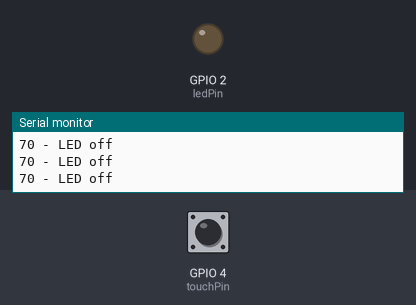
Simulated run of this program. Board: ESP32. Parts: output pins drawn as LEDs (lit = HIGH), the last lines printed to the serial monitor. Inputs (shaded band) come from the test bench; at power-on: GPIO 4 (touchPin) HIGH.

Above: at 2.2 s.
2.3 s: GPIO 4 (touchPin) pulled LOW for 0.6 s
At 2.9 s:
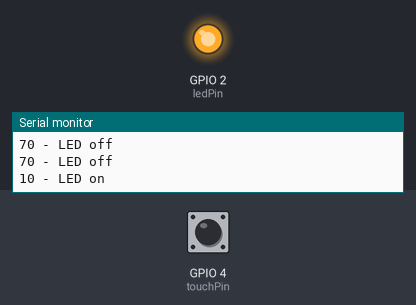
4.5 s: GPIO 4 (touchPin) pulled LOW for 3.2 s
At 9.3 s:
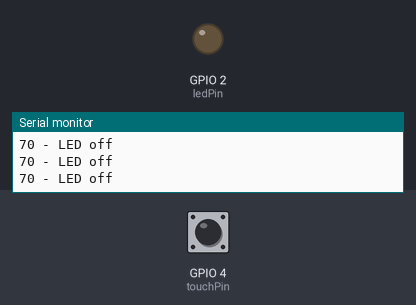
Timing chart, 0 to 10.8 s (numbered marks = the images above; inputs shaded):
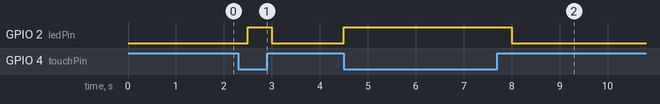

Measured:
- after the input at 2.3 s, GPIO 2 (ledPin): LOW → HIGH after 0.20 s, → LOW 0.50 s later
- after the input at 4.5 s, GPIO 2 (ledPin): LOW → HIGH at once, → LOW 3.5 s later

The program:

main.cpp
```cpp
#include <Arduino.h>

// set pin numbers
const int touchPin = 4; // GPIO4
const int ledPin = 2;   // GPIO2 : Blue LED of the NodeMCU

// change with your threshold value
const int threshold = 25;
// variable for storing the touch pin value
int touchValue;

void touchDetect(int ledPin, int touchPin, int threshold){
  // read the state of the pushbutton value:
  touchValue = touchRead(touchPin);
  Serial.print(touchValue);
  // check if the touchValue is below the threshold
  // if it is, set ledPin to HIGH
  if(touchValue < threshold){
    // turn LED on
    digitalWrite(ledPin, HIGH);
    Serial.println(" - LED on");
  }
  else{
    // turn LED off
    digitalWrite(ledPin, LOW);
    Serial.println(" - LED off");
  }
}

void setup(){
  Serial.begin(115200);
  delay(1000); // give me time to bring up serial monitor
  // initialize the LED pin as an output:
  pinMode (ledPin, OUTPUT);
}

void loop(){
  touchDetect(2, 4, 25);
  delay(500);
}
```
